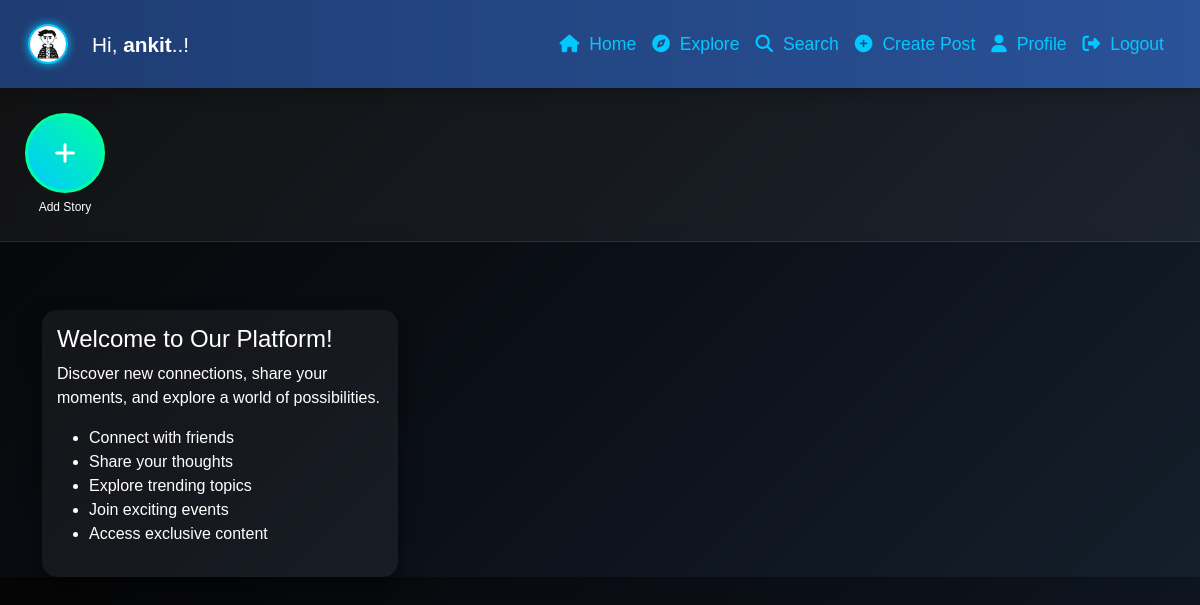
Page / (signed in) on the committed database.
### userauth/models.py (models this page shows, shortened)
class Profile(models.Model):
    user = models.ForeignKey(User, on_delete=models.CASCADE)
    id_user = models.IntegerField(primary_key=True, default=0)
    bio = models.TextField(blank=True, default='')
    profileimg = models.ImageField(upload_to='profile_images', default='blank-profile-picture.png')
    location = models.CharField(max_length=100, blank=True, default='')

### userauth/views.py (the view)
# urls.py: path('',views.home),
@login_required(login_url='/loginn')
def home(request):
    user_object = User.objects.get(username=request.user.username)
    user_profile = Profile.objects.get(user=user_object)
    user_following_list = []
    feed = []
    user_following = Followers.objects.filter(follower=request.user.username)
    for users in user_following:
        user_following_list.append(users.user)
    for usernames in user_following_list:
        feed_lists = Post.objects.filter(user=usernames)
        feed.append(feed_lists)
    feed_list = list(chain(*feed))
    following_users = [user.user for user in user_following]
    following_users.append(request.user.username)
    stories = Story.objects.filter(
        user__username__in=following_users,
        expires_at__gt=timezone.now()
    ).order_by('-created_at')
    context = {
        'user_profile': user_profile,
        'posts': feed_list,
        'stories': stories,
        'profile': user_profile,  # For navbar profile picture
    }
    return render(request, 'main.html', context)

### templates/main.html (shortened to what this page needs)
{% load static %}
<!DOCTYPE html>
<html lang="en">
<head>
    <link href="https://cdn.jsdelivr.net/npm/bootstrap@5.3.0/dist/css/bootstrap.min.css" rel="stylesheet">
    <link rel="stylesheet" href="{% static 'css/app.css' %}">
</head>
<body>
    <nav class="navbar navbar-expand-lg p-3">
        <div class="container-fluid">
            <a class="navbar-brand" href="/"><img src="{{profile.profileimg.url}}" alt="Profile Picture" class="profile-pic"></a>
            <span class="navbar-text text-white ms-2" style="font-size: 1.3rem;">Hi,<b> {{profile.user.username}}</b>..!</span>
            <div class="collapse navbar-collapse" id="navbarNav">
                <ul class="navbar-nav ms-auto">
                    <li class="nav-item">
                        <a class="nav-link" href="/"><i class="fa-solid fa-house"></i> Home</a>
                    </li>
                    <li class="nav-item">
                        <a class="nav-link" href="/explore"><i class="fa-solid fa-compass"></i> Explore</a>
                    </li>
                    <li class="nav-item">
                        <a class="nav-link" href="#" data-bs-toggle="modal" data-bs-target="#exampleModal3"><i class="fa-solid fa-magnifying-glass"></i> Search</a>
                    </li>
                    <li class="nav-item">
                        <a class="nav-link" href="#" data-bs-toggle="modal" data-bs-target="#exampleModal"><i class="fa-solid fa-circle-plus"></i> Create Post</a>
                    </li>
                    <li class="nav-item">
                        <a class="nav-link" href="/profile/{{user}}"><i class="fa-solid fa-user"></i> Profile</a>
                    </li>
                    <li class="nav-item">
                        <a class="nav-link" href="/logoutt"><i class="fa-solid fa-right-from-bracket"></i> Logout</a>
                    </li>
                </ul>
            </div>
        </div>
    </nav>
    <div class="stories-panel">
        <div class="stories-container">
            <div class="story-item">
                <div class="story-img add-story" data-bs-toggle="modal" data-bs-target="#storyModal"
                     style="display: flex; justify-content: center; align-items: center; background: linear-gradient(45deg, #00c9ff, #00ff9f);">
                    <i class="fas fa-plus" style="font-size: 24px; color: white;"></i>
                </div>
                <div class="story-username">Add Story</div>
            </div>
        </div>
    </div>
    <main role="main" class="container mt-5">
        <div class="row">
            <div class="col-md-4">
                <div class="sidebar">
                    <h4>Welcome to Our Platform!</h4>
                    <p>Discover new connections, share your moments, and explore a world of possibilities.</p>
                    <ul>
                        <li>Connect with friends</li>
                        <li>Share your thoughts</li>
                        <li>Explore trending topics</li>
                        <li>Join exciting events</li>
                        <li>Access exclusive content</li>
                    </ul>
                </div>
            </div>
            <div class="col-md-8">
            </div>
        </div>
    </main>
</body>
</html>

### templates/main.html (style rules this page uses)
body { background: linear-gradient(135deg, #050505, #0b0f17, #141f2b); color: #fff; font-family: 'Poppins', sans-serif; margin: 0; padding: 0; overflow-x: hidden; scroll-behavior: smooth; }
.stories-panel { background: rgba(255, 255, 255, 0.05); backdrop-filter: blur(8px); padding: 15px; margin-top: 0; width: 100%; border-bottom: 1px solid rgba(255, 255, 255, 0.1); }
.stories-container { display: flex; overflow-x: auto; gap: 15px; padding: 10px; max-width: 1200px; margin: 0 auto; }
.story-item { flex-shrink: 0; text-align: center; width: 80px; }
.story-img { width: 80px; height: 80px; border-radius: 50%; border: 3px solid #00ff9f; padding: 2px; cursor: pointer; transition: all 0.3s ease; object-fit: cover; }
.story-username { font-size: 12px; color: #fff; margin-top: 5px; white-space: nowrap; overflow: hidden; text-overflow: ellipsis; width: 100%; }
a { text-decoration: none; color: #00c9ff; transition: color 0.3s ease-in-out; }
.navbar { background: linear-gradient(90deg, #1e3c72, #2a5298); backdrop-filter: blur(10px); box-shadow: 0 4px 10px rgba(0, 0, 0, 0.5); transition: all 0.3s ease-in-out; }
.navbar .profile-pic { width: 40px; height: 40px; object-fit: cover; border: 2px solid #00c9ff; border-radius: 50%; box-shadow: 0 0 10px #00c9ff; transition: all 0.3s; }
.nav-link { font-size: 1.1rem; padding: 15px 10px; color: #00c9ff; display: flex; align-items: center; transition: all 0.3s ease-in-out; }
.nav-link i { margin-right: 10px; transition: transform 0.3s; }
.sidebar { background: rgba(255, 255, 255, 0.05); border-radius: 15px; padding: 15px; box-shadow: 0 10px 20px rgba(0, 0, 0, 0.5); color: #fff; margin-top: 20px; }

### rows in the picture
Profile: profileimg (picture), user.username "ankit"
